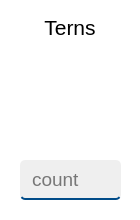
      <widget class="QFrame" name="frame_7">
       <property name="sizePolicy">
        <sizepolicy hsizetype="Fixed" vsizetype="Fixed">
         <horstretch>0</horstretch>
         <verstretch>0</verstretch>
        </sizepolicy>
       </property>
       <property name="minimumSize">
        <size>
         <width>140</width>
         <height>220</height>
        </size>
       </property>
       <property name="styleSheet">
        <string notr="true">background-color: white;
border-radius: 5px;</string>
       </property>
       <property name="frameShape">
        <enum>QFrame::StyledPanel</enum>
       </property>
       <property name="frameShadow">
        <enum>QFrame::Raised</enum>
       </property>
       <widget class="QLineEdit" name="terns">
        <property name="geometry">
         <rect>
          <x>20</x>
          <y>160</y>
          <width>101</width>
          <height>40</height>
         </rect>
        </property>
        <property name="font">
         <font>
          <family>Yu Gothic UI</family>
          <pointsize>14</pointsize>
         </font>
        </property>
        <property name="styleSheet">
         <string notr="true">background-color: #EFEFEF;
border-style: solid;
border-width: 0 0 2px 0;
border-color: #004b88;
border-radius: 5px;
padding-left: 10px;</string>
        </property>
        <property name="placeholderText">
         <string>count</string>
        </property>
       </widget>
       <widget class="QLabel" name="label_8">
        <property name="geometry">
         <rect>
          <x>20</x>
          <y>10</y>
          <width>100</width>
          <height>30</height>
         </rect>
        </property>
        <property name="font">
         <font>
          <family>Yu Gothic UI</family>
          <pointsize>16</pointsize>
         </font>
        </property>
        <property name="text">
         <string>Terns</string>
        </property>
        <property name="alignment">
         <set>Qt::AlignBottom|Qt::AlignHCenter</set>
        </property>
       </widget>
       <widget class="QLabel" name="label_23">
        <property name="geometry">
         <rect>
          <x>20</x>
          <y>50</y>
          <width>100</width>
          <height>100</height>
         </rect>
        </property>
        <property name="sizePolicy">
         <sizepolicy hsizetype="Fixed" vsizetype="Fixed">
          <horstretch>0</horstretch>
          <verstretch>0</verstretch>
         </sizepolicy>
        </property>
        <property name="minimumSize">
         <size>
          <width>100</width>
          <height>100</height>
         </size>
        </property>
        <property name="styleSheet">
         <string notr="true">QLabel {
    border-radius: 5px;
    border-image: url(:/img/img/terns.png);
}</string>
        </property>
        <property name="text">
         <string/>
        </property>
        <property name="scaledContents">
         <bool>true</bool>
        </property>
       </widget>
      </widget>
